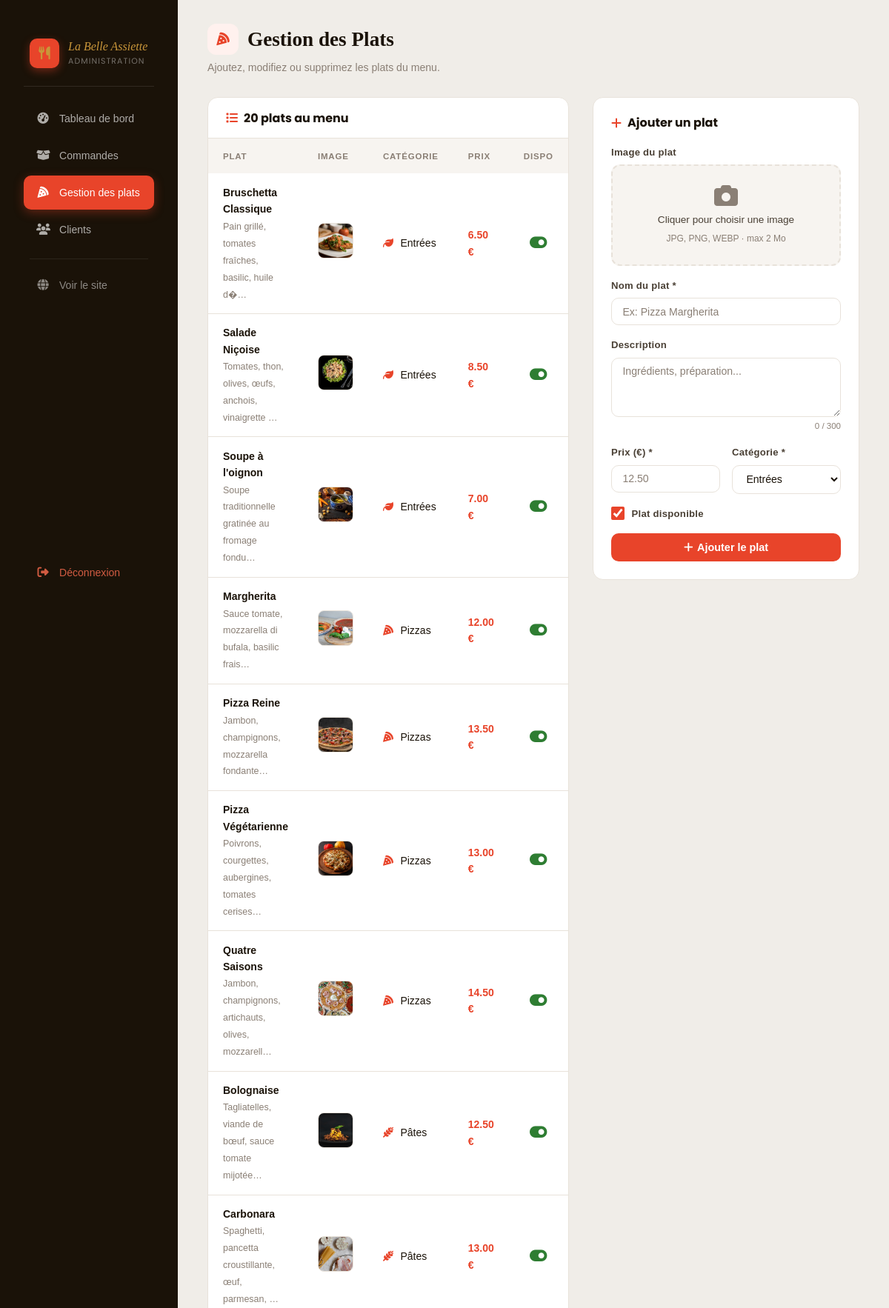
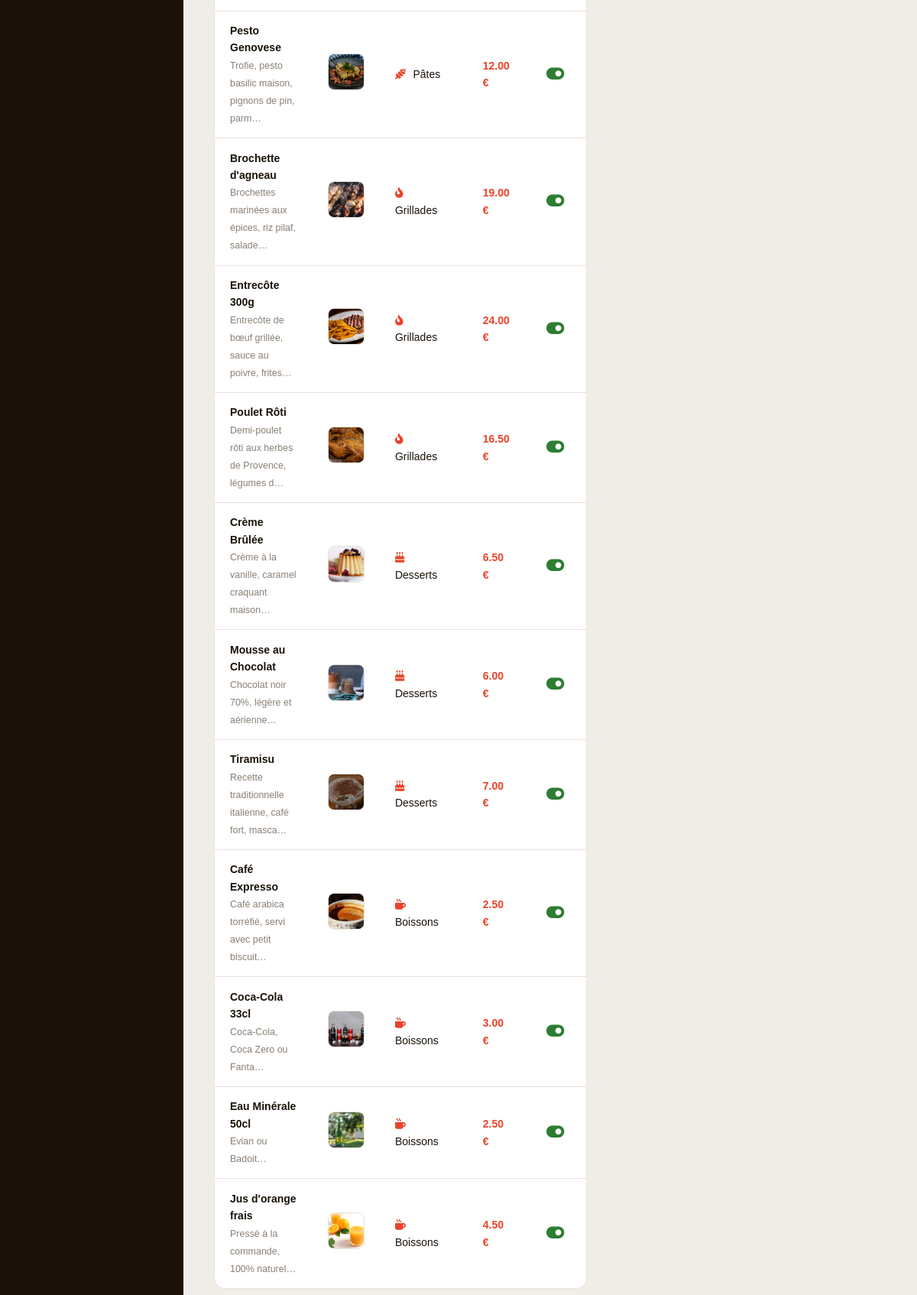
The app's page /admin/plats.php (signed in) with its own data (2 pictures, top to bottom).
### tables this page shows
CREATE TABLE plats (
  id INT AUTO_INCREMENT PRIMARY KEY,
  categorie_id INT NOT NULL,
  nom VARCHAR(150) NOT NULL,
  description TEXT,
  prix DECIMAL(8,2) NOT NULL,
  image VARCHAR(255) DEFAULT 'default.jpg',
  disponible TINYINT(1) DEFAULT 1,
  created_at TIMESTAMP DEFAULT CURRENT_TIMESTAMP,
  FOREIGN KEY (categorie_id) REFERENCES categories(id) ON DELETE CASCADE
);

CREATE TABLE categories (
  id INT AUTO_INCREMENT PRIMARY KEY,
  nom VARCHAR(100) NOT NULL,
  icone VARCHAR(10) DEFAULT '🍽️',
  ordre INT DEFAULT 0
);

### php/config.php (called while the page is built, shortened)
<?php
function getImagePath(string $nom, string $default = 'default.jpg', string $dbImage = ''): string
{
    $n = mb_strtolower(trim($nom));
    foreach ($map as $key => $path) {
        if (str_contains($n, $key)) {
            return 'images/' . $path;
        }
    }
    return 'images/' . $default;
}
?>

### admin/plats.php (the view, shortened to what this page needs)
<?php
require_once '../php/config.php';
$db      = getDB();
$plats      = $db->query("SELECT p.*, c.nom AS cat_nom FROM plats p JOIN categories c ON c.id=p.categorie_id ORDER BY c.ordre, p.nom")->fetchAll();
$categories = $db->query("SELECT * FROM categories ORDER BY ordre")->fetchAll();
$fa_cat = [
  'Entrées'     => 'fa-leaf',
  'Pizzas'      => 'fa-pizza-slice',
  'Pâtes'       => 'fa-wheat-awn',
  'Grillades'   => 'fa-fire-flame-curved',
  'Burgers'     => 'fa-burger',
  'Charcuterie' => 'fa-drumstick-bite',
  'Protéines'   => 'fa-dumbbell',
  'Desserts'    => 'fa-cake-candles',
  'Boissons'    => 'fa-mug-hot',
];
require '_head.php';
?>
<body>
<div class="admin-layout">
  <?php $activeNav = 'plats'; require '_sidebar.php'; ?>
  <main class="admin-main">
    <div class="admin-page-title">
      <div class="title-icon"><i class="fa-solid fa-pizza-slice"></i></div>
      <h2>Gestion des Plats</h2>
    </div>
    <p class="admin-page-subtitle">Ajoutez, modifiez ou supprimez les plats du menu.</p>
    <div class="grille-admin">
      <div class="admin-card">
        <div class="admin-card-header">
          <h3><i class="fa-solid fa-list"></i> <?= count($plats) ?> plats au menu</h3>
        </div>
        <div style="overflow-x:auto">
          <table class="admin-table">
            <thead>
              <tr>
                <th>Plat</th>
                <th>Image</th>
                <th>Catégorie</th>
                <th>Prix</th>
                <th style="text-align:center">Dispo</th>
              </tr>
            </thead>
            <tbody>
              <?php foreach ($plats as $p): ?>
              <tr>
                <td>
                  <strong><?= htmlspecialchars($p['nom']) ?></strong><br>
                  <span style="color:var(--gris);font-size:0.78rem"><?= mb_substr(htmlspecialchars($p['description']),0,50) ?>…</span>
                </td>
                <td>
                  <?php $imgPath = getImagePath($p['nom'], 'default.jpg', $p['image'] ?? ''); ?>
                  <img src="../<?= htmlspecialchars($imgPath) ?>"
                       alt="<?= htmlspecialchars($p['nom']) ?>"
                       style="width:48px;height:48px;object-fit:cover;border-radius:8px;border:1px solid var(--bordure)"
                       onerror="this.src='../images/default.jpg'">
                </td>
                <td>
                  <i class="fa-solid <?= $fa_cat[$p['cat_nom']] ?? 'fa-utensils' ?>" style="color:var(--rouge);margin-right:0.35rem"></i>
                  <?= htmlspecialchars($p['cat_nom']) ?>
                </td>
                <td style="font-weight:700;color:var(--rouge)"><?= number_format($p['prix'],2) ?> €</td>
                <td style="text-align:center">
                  <form method="POST" style="display:inline">
                    <button type="submit" style="background:none;border:none;cursor:pointer;font-size:1.3rem;color:<?= $p['disponible'] ? '#2E7D32' : '#C62828' ?>" title="Basculer disponibilité">
                      <i class="fa-solid <?= $p['disponible'] ? 'fa-toggle-on' : 'fa-toggle-off' ?>"></i>
                    </button>
                  </form>
                </td>
              </tr>
              <?php endforeach; ?>
            </tbody>
          </table>
        </div>
      </div>
      <div class="admin-card" style="padding:1.5rem">
        <h3 id="form-titre" style="margin:0 0 1.25rem;display:flex;align-items:center;gap:0.5rem;font-size:1rem">
          <i id="form-titre-icon" class="fa-solid fa-plus" style="color:var(--rouge)"></i>
          <span id="form-titre-text">Ajouter un plat</span>
        </h3>
        <form method="POST" id="form-plat" enctype="multipart/form-data">
          <div class="groupe-champ">
            <label>Image du plat</label>
            <div class="img-upload-zone" id="img-upload-zone" onclick="document.getElementById('input-image').click()">
              <div class="img-upload-placeholder" id="img-placeholder">
                <i class="fa-solid fa-camera"></i>
                <span>Cliquer pour choisir une image</span>
                <small>JPG, PNG, WEBP · max 2 Mo</small>
              </div>
            </div>
          </div>
          <div class="groupe-champ">
            <label>Nom du plat *</label>
            <input type="text" name="nom" id="input-nom" class="champ" required placeholder="Ex: Pizza Margherita">
          </div>
          <div class="groupe-champ">
            <label>Description</label>
            <textarea name="description" id="input-description" class="champ" placeholder="Ingrédients, préparation..."></textarea>
          </div>
          <div style="display:grid;grid-template-columns:1fr 1fr;gap:1rem">
            <div class="groupe-champ">
              <label>Prix (€) *</label>
              <input type="number" name="prix" id="input-prix" class="champ" step="0.01" min="0.5" required placeholder="12.50">
            </div>
            <div class="groupe-champ">
              <label>Catégorie *</label>
              <select name="categorie_id" id="input-cat" class="champ">
                <?php foreach ($categories as $cat): ?>
                  <option value="<?= $cat['id'] ?>"><?= htmlspecialchars($cat['nom']) ?></option>
                <?php endforeach; ?>
              </select>
            </div>
          </div>
          <div class="groupe-champ" style="display:flex;align-items:center;gap:0.6rem">
            <input type="checkbox" name="disponible" id="input-dispo" checked style="width:18px;height:18px;cursor:pointer;accent-color:var(--rouge)">
            <label for="input-dispo" style="margin:0;cursor:pointer">Plat disponible</label>
          </div>
          <button type="submit" class="btn-action btn-primary" id="btn-submit" style="width:100%;justify-content:center;padding:0.7rem;font-size:0.9rem;border-radius:10px">
            <i class="fa-solid fa-plus"></i> Ajouter le plat
          </button>
        </form>
      </div>
    </div>
  </main>
</div>
</body>
</html>

### css/style.css (style rules this page uses)
:root { --rouge: #e8442a; --rouge-clair: #ff6b52; --rouge-pale: #fff1ee; --or: #c9963a; --or-clair: #f5e6c8; --noir: #1a1208; --gris-fonce: #4a4035; --gris: #8a7f75; --gris-clair: #f7f4f0; --blanc: #ffffff; --bordure: #e8e2da; --ombre: 0 4px 20px rgba(26, 18, 8, 0.08); --ombre-hover: 0 8px 32px rgba(26, 18, 8, 0.14); --rayon: 14px; --transition: all 0.25s cubic-bezier(0.4, 0, 0.2, 1); }
* { box-sizing: border-box; margin: 0; padding: 0; }
body { font-family: "Poppins", sans-serif; background: var(--gris-clair); color: var(--noir); line-height: 1.6; min-height: 100vh; overflow-x: hidden; }
h1, h2, h3 { font-family: "Poppins", sans-serif; line-height: 1.2; }
h2 { font-size: clamp(1.5rem, 3vw, 2.2rem); }
h3 { font-size: 1.2rem; }
.groupe-champ { margin-bottom: 1.25rem; }
.groupe-champ label { display: flex; align-items: center; gap: 0.4rem; font-size: 0.88rem; font-weight: 600; color: var(--gris-fonce); margin-bottom: 0.4rem; letter-spacing: 0.02em; }
.champ { width: 100%; padding: 0.8rem 1rem; border: 2px solid var(--bordure); border-radius: 10px; font-family: "Poppins", sans-serif; font-size: 0.95rem; color: var(--noir); background: var(--blanc); transition: var(--transition); outline: none; }
.champ::placeholder { color: var(--gris); }
textarea.champ { resize: vertical; min-height: 80px; padding-left: 1rem; }
html { scroll-behavior: smooth; overflow-x: hidden; }
body { animation: pageFadeIn 0.4s ease both; }
.admin-card, .carte-plat { transition: box-shadow 0.25s cubic-bezier(0.4, 0, 0.2, 1), transform 0.25s cubic-bezier(0.4, 0, 0.2, 1); }
.admin-table tbody tr { transition: background 0.15s; }
.btn, .btn-primaire, .btn-secondaire, .btn-action { transition: background 0.22s, color 0.22s, transform 0.18s, box-shadow 0.22s, border-color 0.22s, opacity 0.22s; }
html { scrollbar-width: thin; scrollbar-color: var(--rouge) var(--gris-clair); }
.v-wrap .champ { padding-right: 2.4rem; }

### admin/_head.php (style rules this page uses)
*, *::before, *::after { box-sizing: border-box; }
body { background: #F0EDE8; margin: 0; font-family: 'DM Sans', sans-serif; overflow-x: hidden; }
.admin-layout { display: grid; grid-template-columns: 240px 1fr; min-height: 100vh; }
.admin-main { padding: 2rem 2.5rem; overflow-x: hidden; min-width: 0; }
.admin-page-title { display: flex; align-items: center; gap: 0.75rem; margin-bottom: 0.4rem; }
.admin-page-title h2 { font-family: 'Playfair Display', serif; font-size: 1.7rem; margin: 0; }
.admin-page-title .title-icon { width: 42px; height: 42px; background: var(--rouge-pale); border-radius: 12px; display: flex; align-items: center; justify-content: center; color: var(--rouge); font-size: 1.1rem; flex-shrink: 0; }
.admin-page-subtitle { color: var(--gris); font-size: 0.88rem; margin-bottom: 1.75rem; }
.admin-card { background: var(--blanc); border-radius: var(--rayon); border: 1px solid var(--bordure); overflow: hidden; margin-bottom: 1.5rem; }
.admin-card-header { padding: 1.1rem 1.5rem; border-bottom: 1px solid var(--bordure); display: flex; align-items: center; justify-content: space-between; gap: 1rem; }
.admin-card-header h3 { font-size: 1rem; font-weight: 700; margin: 0; display: flex; align-items: center; gap: 0.5rem; }
.admin-card-header h3 i { color: var(--rouge); }
.admin-table { width: 100%; border-collapse: collapse; font-size: 0.875rem; }
.admin-table thead tr { background: var(--gris-clair); }
.admin-table th { padding: 0.9rem 1.25rem; text-align: left; color: var(--gris); font-size: 0.72rem; text-transform: uppercase; letter-spacing: 0.07em; font-weight: 700; white-space: nowrap; }
.admin-table td { padding: 0.9rem 1.25rem; border-bottom: 1px solid var(--bordure); vertical-align: middle; }
.admin-table tbody tr:last-child td { border-bottom: none; }
.btn-action { display: inline-flex; align-items: center; justify-content: center; gap: 0.35rem; padding: 0.42rem 0.9rem; border-radius: 8px; font-size: 0.82rem; font-weight: 600; font-family: 'DM Sans', sans-serif; border: none; cursor: pointer; transition: background 0.18s, transform 0.15s, box-shadow 0.15s; text-decoration: none; white-space: nowrap; }
.btn-primary { background: var(--rouge); color: #fff; }

### records on screen
plats: nom "Bruschetta Classique", description "Pain grillé, tomates fraîches, basilic, huile d�", shows a picture, categorie.nom "Entrées", prix "6.50", disponible 1 (drawn)
plats: nom "Salade Niçoise", description "Tomates, thon, olives, œufs, anchois, vinaigrette", shows a picture, categorie.nom "Entrées", prix "8.50", disponible 1 (drawn)
plats: nom "Soupe à l'oignon", description "Soupe traditionnelle gratinée au fromage fondu", shows a picture, categorie.nom "Entrées", prix "7.00", disponible 1 (drawn)
plats: nom "Margherita", description "Sauce tomate, mozzarella di bufala, basilic frais", shows a picture, categorie.nom "Pizzas", prix "12.00", disponible 1 (drawn)
plats: nom "Pizza Reine", description "Jambon, champignons, mozzarella fondante", shows a picture, categorie.nom "Pizzas", prix "13.50", disponible 1 (drawn)
plats: nom "Pizza Végétarienne", description "Poivrons, courgettes, aubergines, tomates cerises", shows a picture, categorie.nom "Pizzas", prix "13.00", disponible 1 (drawn)
plats: nom "Quatre Saisons", description "Jambon, champignons, artichauts, olives, mozzarell", shows a picture, categorie.nom "Pizzas", prix "14.50", disponible 1 (drawn)
plats: nom "Bolognaise", description "Tagliatelles, viande de bœuf, sauce tomate mijotée", shows a picture, categorie.nom "Pâtes", prix "12.50", disponible 1 (drawn)
plats: nom "Carbonara", description "Spaghetti, pancetta croustillante, œuf, parmesan,", shows a picture, categorie.nom "Pâtes", prix "13.00", disponible 1 (drawn)
plats: nom "Pesto Genovese", description "Trofie, pesto basilic maison, pignons de pin, parm", shows a picture, categorie.nom "Pâtes", prix "12.00", disponible 1 (drawn)
plats: nom "Brochette d'agneau", description "Brochettes marinées aux épices, riz pilaf, salade", shows a picture, categorie.nom "Grillades", prix "19.00", disponible 1 (drawn)
plats: nom "Entrecôte 300g", description "Entrecôte de bœuf grillée, sauce au poivre, frites", shows a picture, categorie.nom "Grillades", prix "24.00", disponible 1 (drawn)
plats: nom "Poulet Rôti", description "Demi-poulet rôti aux herbes de Provence, légumes d", shows a picture, categorie.nom "Grillades", prix "16.50", disponible 1 (drawn)
plats: nom "Crème Brûlée", description "Crème à la vanille, caramel craquant maison", shows a picture, categorie.nom "Desserts", prix "6.50", disponible 1 (drawn)
plats: nom "Mousse au Chocolat", description "Chocolat noir 70%, légère et aérienne", shows a picture, categorie.nom "Desserts", prix "6.00", disponible 1 (drawn)
plats: nom "Tiramisu", description "Recette traditionnelle italienne, café fort, masca", shows a picture, categorie.nom "Desserts", prix "7.00", disponible 1 (drawn)
plats: nom "Café Expresso", description "Café arabica torréfié, servi avec petit biscuit", shows a picture, categorie.nom "Boissons", prix "2.50", disponible 1 (drawn)
plats: nom "Coca-Cola 33cl", description "Coca-Cola, Coca Zero ou Fanta", shows a picture, categorie.nom "Boissons", prix "3.00", disponible 1 (drawn)
plats: nom "Eau Minérale 50cl", description "Evian ou Badoit", shows a picture, categorie.nom "Boissons", prix "2.50", disponible 1 (drawn)
plats: nom "Jus d'orange frais", description "Pressé à la commande, 100% naturel", shows a picture, categorie.nom "Boissons", prix "4.50", disponible 1 (drawn)

### other values on screen
count($plats) "20"
form field categorie_id "Entrées"
